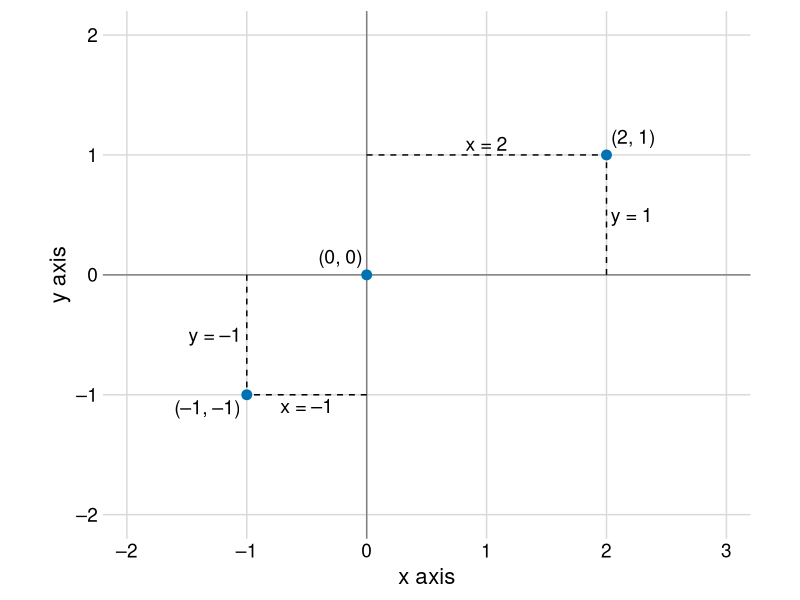

The R source for this figure: (Note: this script raises an error after producing the figure.)
## ---- chunk 1
options(htmltools.dir.version = FALSE)
knitr::opts_chunk$set(comment = "")

library(tidyverse)
library(lubridate)
library(ggrepel)
library(cowplot)
library(here)
# ggplot2 settings so plots scale well for slide size 
theme_set(theme_gray(16)) # 16 for full width, 18 for half width 
update_geom_defaults("point", list(size = 2)) # 2 for full width, 2.5 for half width

tempnormals <- read_csv(here("datasets", "tempnormals.csv"))
## ---- chunk 2
df_points <- data.frame(x = c(-1, 0, 2),
                        y = c(-1, 0, 1),
                        label = c("(–1, –1)", "(0, 0)", "(2, 1)"),
                        vjust = c(1.4, -.8, -.8),
                        hjust = c(1.1, 1.1, -.1))
df_segments <- data.frame(x0 = c(0, 2, 0, -1),
                          x1 = c(2, 2, -1, -1),
                          y0 = c(1, 0, -1, 0),
                          y1 = c(1, 1, -1, -1))
df_labels <- data.frame(x = c(-1, -.5, 1, 2),
                        y = c(-.5, -1, 1, 0.5),
                        vjust = c(.5, 1.3, -.3, .5),
                        hjust = c(1.1, .5, .5, -.1),
                        label = c("y = –1", "x = –1", "x = 2", "y = 1"))
ggplot(df_points, aes(x, y)) +
  geom_hline(yintercept = 0, color = "gray50") +
  geom_vline(xintercept = 0, color = "gray50") +
  geom_segment(data = df_segments, aes(x = x0, xend = x1, y = y0, yend = y1),
               linetype = 2) +
  geom_point(size = 3, color = "#0072B2") +
  geom_text(aes(label = label, vjust = vjust, hjust = hjust),
            size = 14/.pt) +
  geom_text(data = df_labels, aes(label = label, hjust = hjust, vjust = vjust),
            size = 14/.pt) +
  coord_fixed(xlim = c(-2.2, 3.2), ylim = c(-2.2, 2.2), expand = FALSE) +
  scale_x_continuous(
    name = "x axis",
    breaks = -2:3,
    labels = c("–2", "–1", "0", "1", "2", "3")
  ) +
  scale_y_continuous(
    name = "y axis",
    breaks = -2:2,
    labels = c("–2", "–1", "0", "1", "2")
  ) +
  theme_minimal_grid(16) +
  theme(
    axis.ticks.length = grid::unit(0, "pt")
  )
## ---- chunk 3
temps_wide <- tempnormals %>%
  pivot_wider(
    id_cols = c("month_name", "month", "day", "date", "day_of_year"),
    names_from = "location", values_from = "temperature"
  )

temps_wide_label <- mutate(
  temps_wide,
  label = ifelse(
    date %in% c(ymd("0000-01-01"), ymd("0000-04-01"), ymd("0000-07-01"), ymd("0000-10-01")),
    format(date, "%b 1st"),
    ""
  ),
  nudge_x = ifelse(
    date %in% c(ymd("0000-01-01"), ymd("0000-04-01"), ymd("0000-07-01"), ymd("0000-10-01")),
    c(-1, -2, -2, 1)[round(month(date)/3)+1],
    0
  ),
  nudge_y = ifelse(
    date %in% c(ymd("0000-01-01"), ymd("0000-04-01"), ymd("0000-07-01"), ymd("0000-10-01")),
    c(-2, 1, 0.5, -2)[round(month(date)/3)+1],
    0
  )
)

temp_plot <- ggplot(temps_wide_label, aes(x = date, y = Houston)) +
  geom_line(size = 1, color = "#0072B2") +
  scale_x_date(
    name = "month",
    limits = c(ymd("0000-01-01"), ymd("0001-01-03")),
    breaks = c(
      ymd("0000-01-01"), ymd("0000-04-01"), ymd("0000-07-01"),
      ymd("0000-10-01"), ymd("0001-01-01")
    ),
    labels = c("Jan", "Apr", "Jul", "Oct", "Jan"),
    expand = expansion(add = 2/366)
  ) + 
  scale_y_continuous(
    limits = c(50, 90),
    name = "temperature (°F)"
  ) +
  theme_minimal_grid(14)

plot_grid(
  plot_grid(
    temp_plot, NULL, temp_plot, rel_widths = c(1, 0.06, 2),
    nrow = 1
  ),
  NULL, temp_plot,
  rel_heights = c(1.5, 0.06, 1),
  ncol = 1
)
## ---- chunk 4
ggplot(temps_wide_label, aes(x = `San Diego`, y = Houston)) +
  geom_path(size = 1, color = "#0072B2") +
  geom_text_repel(
    aes(label = label), point.padding = 0.4, color = "black",
    min.segment.length = 0, size = 12/.pt,
    nudge_x = (9/5)*temps_wide_label$nudge_x,
    nudge_y = (9/5)*temps_wide_label$nudge_y
  ) +
  coord_fixed(
    xlim = c(45, 85), ylim = c(48, 88),
    expand = FALSE
  ) +
  scale_x_continuous(breaks = c(10*(5:8))) +
  xlab("temperature in San Diego (°F)") +
  ylab("temperature in Houston (°F)") +
  theme_minimal_grid(16)
## ---- chunk 5
# Fahrenheit to Celsius conversion
F2C <- function(t) {(t-32)*5/9}

ggplot(temps_wide_label, aes(x = F2C(`San Diego`), y = F2C(Houston))) +
  geom_path(size = 1, color = "#0072B2") +
  geom_text_repel(
    aes(label = label), point.padding = 0.4, color = "black",
    min.segment.length = 0, size = 12/.pt,
    nudge_x = temps_wide_label$nudge_x,
    nudge_y = temps_wide_label$nudge_y
  ) +
  coord_fixed(
    xlim = F2C(c(45, 85)), ylim = F2C(c(48, 88)),
    expand = FALSE
  ) +
  scale_x_continuous(breaks = c(5*(2:6))) +
  xlab("temperature in San Diego (°C)") +
  ylab("temperature in Houston (°C)") +
  theme_minimal_grid(16)
